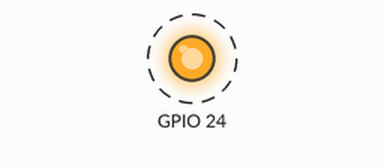
Simulated run of this program. Board: Raspberry Pi (BCM pin numbers). Parts: output pins drawn as LEDs (lit = HIGH). Dashed ring = blinking. At 4.0 s the program stops and its outputs stay as they are.

Above: at 0.1 s.
Timing chart, 0 to 3.0 s (numbered marks = the images above):
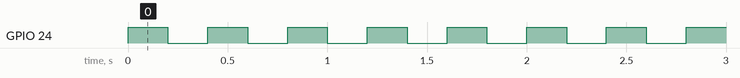

The program:

led.py
```python
#!/usr/bin/python
import RPi.GPIO as GPIO
import time

GPIO.setmode(GPIO.BCM)
GPIO.setup(24, GPIO.OUT)

for i in range(10):
    GPIO.output(24, 1)
    time.sleep(0.2)
    GPIO.output(24, 0)
    time.sleep(0.2)
GPIO.cleanup()
```

Measured:
- by itself, GPIO 24: alternates HIGH for 0.20 s and LOW for 0.20 s, 20 changes in all, then stays LOW
